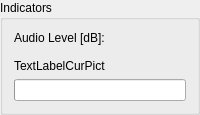
         <widget class="QGroupBox" name="GroupInput">
          <property name="title">
           <string>Indicators</string>
          </property>
          <layout class="QVBoxLayout">
           <property name="spacing">
            <number>6</number>
           </property>
           <property name="leftMargin">
            <number>11</number>
           </property>
           <property name="topMargin">
            <number>11</number>
           </property>
           <property name="rightMargin">
            <number>11</number>
           </property>
           <property name="bottomMargin">
            <number>11</number>
           </property>
           <item>
            <layout class="QHBoxLayout">
             <property name="spacing">
              <number>6</number>
             </property>
             <property name="leftMargin">
              <number>0</number>
             </property>
             <property name="topMargin">
              <number>0</number>
             </property>
             <property name="rightMargin">
              <number>0</number>
             </property>
             <property name="bottomMargin">
              <number>0</number>
             </property>
             <item>
              <widget class="QLabel" name="TextLabelAudioLevel">
               <property name="text">
                <string>Audio Level [dB]:</string>
               </property>
               <property name="wordWrap">
                <bool>false</bool>
               </property>
              </widget>
             </item>
             <item>
              <widget class="QwtThermo" name="ProgrInputLevel" native="true"/>
             </item>
            </layout>
           </item>
           <item>
            <spacer name="verticalSpacer">
             <property name="orientation">
              <enum>Qt::Vertical</enum>
             </property>
             <property name="sizeType">
              <enum>QSizePolicy::Fixed</enum>
             </property>
             <property name="sizeHint" stdset="0">
              <size>
               <width>20</width>
               <height>8</height>
              </size>
             </property>
            </spacer>
           </item>
           <item>
            <widget class="QLabel" name="TextLabelCurPict">
             <property name="text">
              <string>TextLabelCurPict</string>
             </property>
             <property name="wordWrap">
              <bool>false</bool>
             </property>
            </widget>
           </item>
           <item>
            <widget class="QProgressBar" name="ProgressBarCurPict"/>
           </item>
          </layout>
         </widget>
